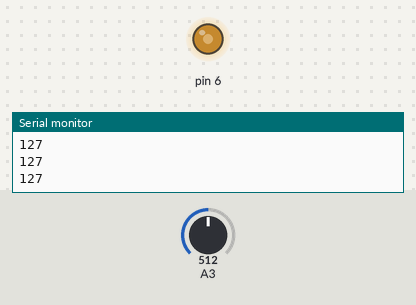
Bench run of a sketch on a simulated Arduino Uno, built with avr-gcc and run on an emulated ATmega328P. Parts: output pins drawn as LEDs (lit = HIGH), the last lines printed to the serial monitor. The inputs (shaded band) are chosen by the test bench; at power-on: A3 = 512.

Above: at 1.2 s.
1.3 s: A3 set to 716
At 2.5 s:
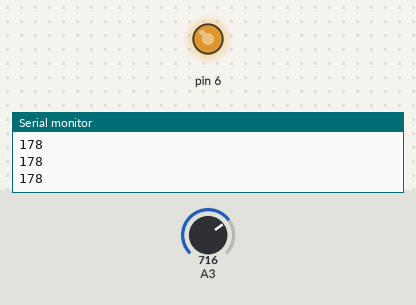
2.8 s: A3 set to 900
At 4.0 s:
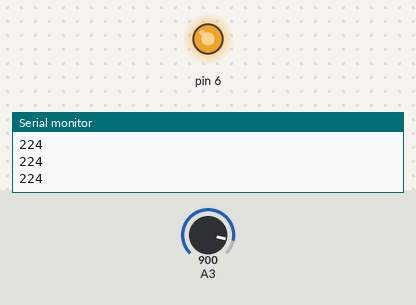
4.3 s: A3 set to 122
At 5.0 s:
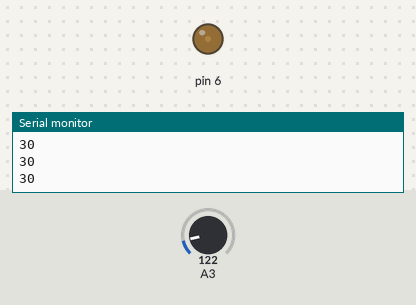
5.8 s: A3 set to 0
At 6.2 s:
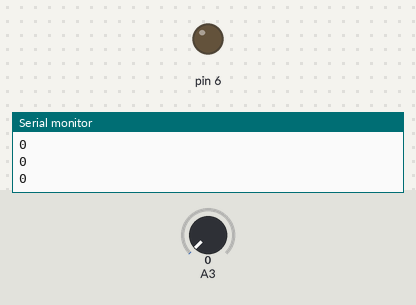
7.3 s: A3 set to 511
At 8.5 s:
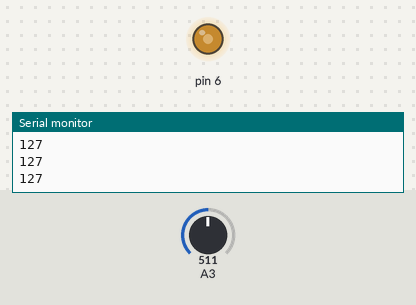
Timing chart, 0 to 9.8 s (numbered marks = the images above; inputs shaded):
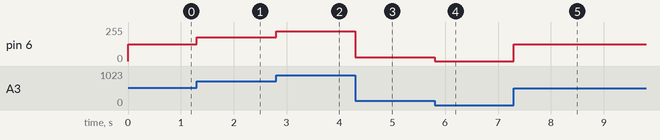

Measured:
- after the input at 1.3 s, pin 6: 127/255 → 178/255 at once
- after the input at 2.8 s, pin 6: 178/255 → 224/255 at once
- after the input at 4.3 s, pin 6: 224/255 → 30/255 at once
- after the input at 5.8 s, pin 6: 30/255 → 0/255 at once
- after the input at 7.3 s, pin 6: 0/255 → 127/255 at once

The sketch:

Example_2.ino
```cpp
void setup() {
  pinMode(A3, INPUT);
  pinMode(6, OUTPUT);
  Serial.begin (9600);
}

void loop() {
  int value = analogRead(A3);
  int led = map(value, 0, 1023, 0, 255);
  analogWrite(6, led);
  Serial.println(led);
}
```
